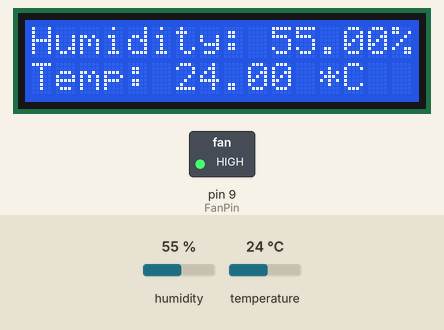
The sketch below on a simulated Arduino Nano, built with avr-gcc and run on an emulated ATmega328P. Parts: 16×2 character LCD, switched loads named in the sketch (green lamp = pin HIGH). The inputs (shaded band) are chosen by the test bench; at power-on: humidity 55 %, temperature 24 °C. What the sketch prints to the serial monitor is not drawn.

Above: at 1.2 s.
1.3 s: humidity set to 69 %
At 6.3 s:
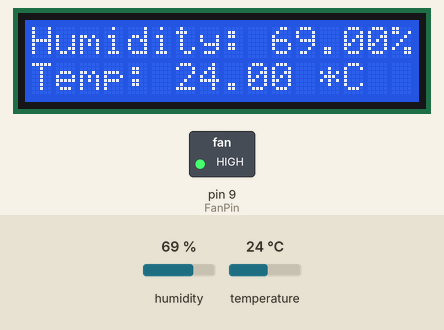
7.3 s: humidity set to 72 %
At 11.2 s:
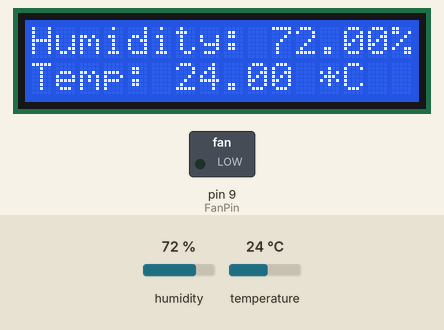
13.3 s: temperature set to 12 °C
At 16.1 s:
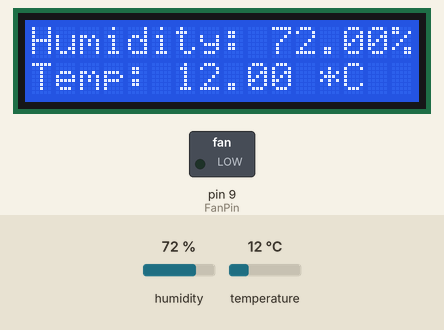
19.3 s: temperature set to 19 °C
At 21.0 s:
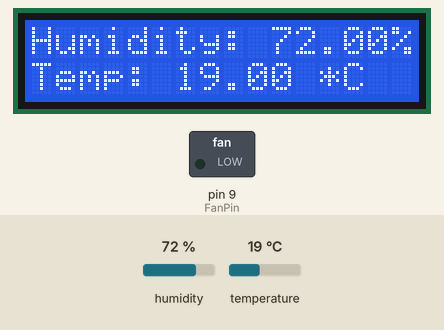
Timing chart, 0 to 22.5 s (numbered marks = the images above; inputs shaded):
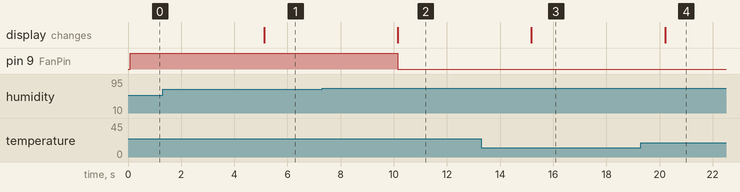

The sketch:

Humidifierv1.ino
```cpp
// Humidifier Unit for Arrayer
// Parts:
// - 16x2 LCD Screen
// - Funduino Nano
// - DHT11 Temperature/Humidity Sensor
// - 2 100 Ohm Resistor
// - 1 10 kOhm Resistor
// - 1 50V Diode
// - IRL520n MOSFET
                            // - 1 1k Potentiometer
// - 1 5V 30mmx30mm Fan

// --------------------------------------------------------------------------------------------------//
#include "DHT.h"
#include <LiquidCrystal.h>

//Define constants
#define DHTPIN 6
#define FanPin 9
#define DHTTYPE DHT11   // DHT 11
unsigned long time;

// Initialise classes
DHT dht(DHTPIN, DHTTYPE);
LiquidCrystal lcd(12,11,5,4,3,2);

// --------------------------------------------------------------------------------------------------//
void setup() {
  pinMode(FanPin, OUTPUT);
  // Start Serial
  Serial.begin(9600);
  lcd.begin(16,2);
  dht.begin();
}

// --------------------------------------------------------------------------------------------------//
void loop() {
  //Start timer
  Serial.print("Time: ");
  time = millis()/1000;
  Serial.print(time);
  Serial.print("  ");

  // Reading temperature or humidity takes about 250 milliseconds!
  // Sensor readings may also be up to 2 seconds 'old' (its a very slow sensor)
  float h = dht.readHumidity();
  // Read temperature as Celsius (the default)
  float t = dht.readTemperature();

  // Check if any reads failed and exit early (to try again).
  if (isnan(h) || isnan(t)) {
    Serial.println("Failed to read from DHT sensor!");
    return;
  }

  // Print data to serial
  Serial.print("\t");
  Serial.print("Humidity: ");
  Serial.print(h);
  Serial.print(" %\t");
  Serial.print("Temperature: ");
  Serial.print(t);
  Serial.print(" *C ");

  // Copy data to lcd
  lcd.setCursor(0,0);
  lcd.print("Humidity: ");
  lcd.print(h);
  lcd.print("%");
  lcd.setCursor(0,1);
  lcd.print("Temp: ");
  lcd.print(t);
  lcd.print(" *C");

  // Create a condition to set humidity to 70% and then shut off fan - ON/OFF control using the MOSFET
  if(h <= 70){
    digitalWrite(FanPin, HIGH);
    Serial.println("Fan ON");
  }
  else{
    digitalWrite(FanPin, LOW);
    Serial.println("Fan OFF");
  }

  // Wait a few seconds between measurements.
  delay(5000);
}
```

Measured:
- the behaviour switches between 70 and 71 % on humidity (found by bisection; images 1 and 2)
- after the input at 1.3 s, the display: changes after 3.8 s (image 1)
- after the input at 7.3 s, pin 9 (FanPin): HIGH → LOW after 2.9 s; the display: changes after 2.9 s (image 2)
- after the input at 13.3 s, the display: changes after 1.9 s (image 3)
- after the input at 19.3 s, the display: changes after 0.91 s (image 4)
